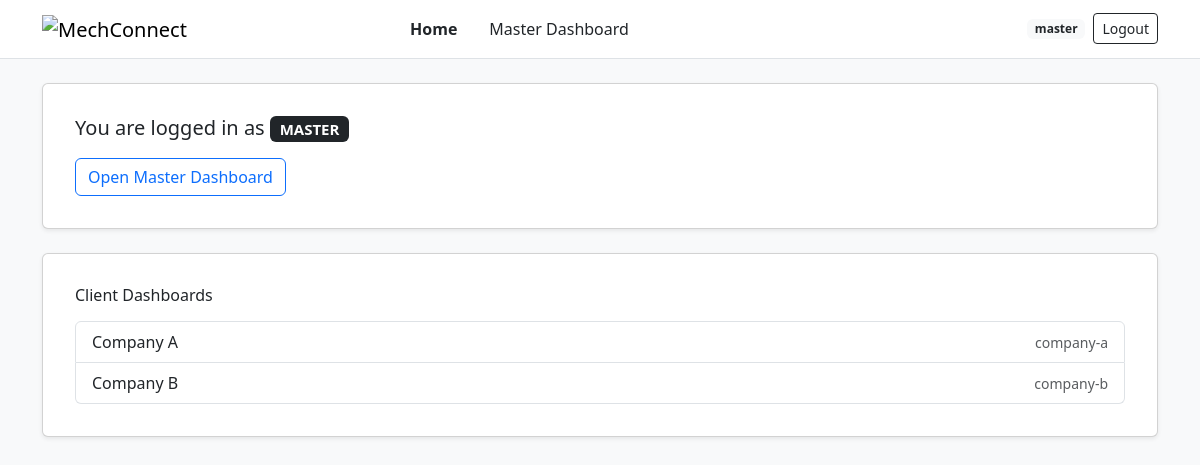
The page / (signed in) on the database as committed earlier.
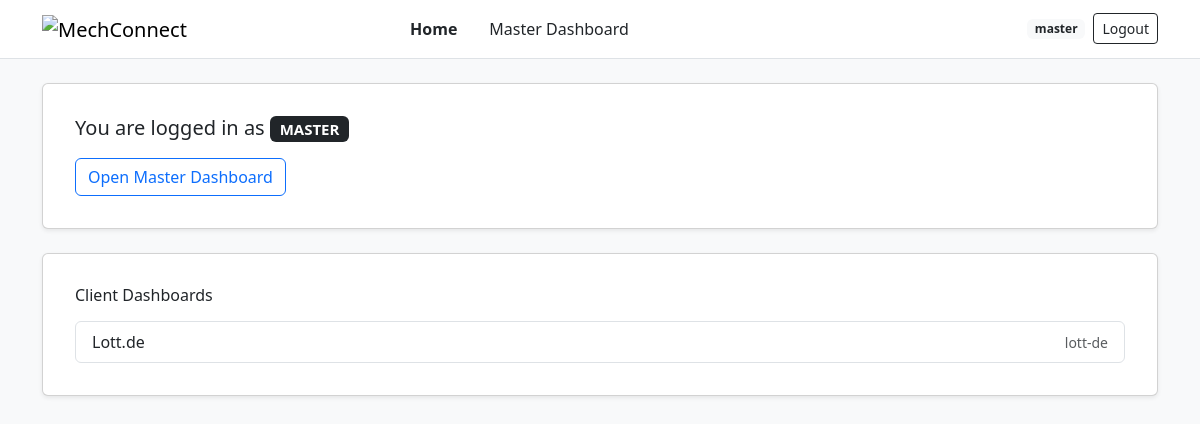
The same page on the database as committed later.
### dashboard/models.py (models this page shows, shortened)
class User(AbstractUser):
    ROLE_CHOICES = (("MASTER","MASTER"), ("CLIENT","CLIENT"))
    role = models.CharField(max_length=10, choices=ROLE_CHOICES, default="CLIENT")
    organization = models.ForeignKey(Organization, null=True, blank=True, on_delete=models.SET_NULL)
    def is_master(self):
        return self.role == "MASTER" or self.is_superuser  # or add: or self.is_staff

class Organization(models.Model):
    name = models.CharField(max_length=120)
    slug = models.SlugField(unique=True)

### dashboard/views.py (the view)
# urls.py: path("", home, name="home"),   # <-- add home at root
def home(request):
    user = request.user
    context = {"is_authenticated": user.is_authenticated,
               "is_master": False, "orgs": [], "client_org": None}
    if user.is_authenticated:
        if hasattr(user, "is_master") and user.is_master():
            context["is_master"] = True
            context["orgs"] = list(Organization.objects.all().order_by("name"))
        else:
            context["client_org"] = user.organization
    return render(request, "home.html", context)

### dashboard/templates/home.html (shortened to what this page needs)
{% extends "base.html" %}
{% block content %}
{% if not is_authenticated %}
  <div class="row justify-content-center">
    <div class="col-12 col-md-8 col-lg-6">
      <div class="card shadow-sm">
        <div class="card-body text-center">
          <h1 class="h4 mb-3">Welcome</h1>
          <p class="text-muted mb-4">
            Please sign in to access your dashboard.
          </p>
          <a class="btn btn-primary" href="{% url 'login' %}">Login</a>
        </div>
      </div>
    </div>
  </div>
{% else %}
  {% if is_master %}
    <div class="card shadow-sm mb-4">
      <div class="card-body">
        <h2 class="h5 mb-3">You are logged in as <span class="badge bg-dark">MASTER</span></h2>
        <div class="d-flex gap-2 flex-wrap">
          <a class="btn btn-outline-primary" href="{% url 'master_dashboard' %}">Open Master Dashboard</a>
        </div>
      </div>
    </div>
    <div class="card shadow-sm">
      <div class="card-body">
        <h3 class="h6 mb-3">Client Dashboards</h3>
        {% if orgs %}
          <div class="list-group">
            {% for o in orgs %}
              <a class="list-group-item list-group-item-action d-flex justify-content-between align-items-center"
                 href="{% url 'client_dashboard' org_slug=o.slug %}">
                <span>{{ o.name }}</span>
                <span class="text-muted small">{{ o.slug }}</span>
              </a>
            {% endfor %}
          </div>
        {% else %}
          <div class="alert alert-secondary mb-0">No organizations found.</div>
        {% endif %}
      </div>
    </div>
  {% endif %}
{% endif %}
{% endblock %}

### dashboard/templates/base.html (shortened to what this page needs)
{% load static %}
<!DOCTYPE html>
<html>
  <head>
    <link
      href="https://cdn.jsdelivr.net/npm/bootstrap@5.3.8/dist/css/bootstrap.min.css"
      rel="stylesheet"
    />
  </head>
  <body class="bg-light">
    <nav class="navbar navbar-light bg-white border-bottom">
      <div class="container d-flex align-items-center">
        <a class="navbar-brand me-3" href="{% url 'home' %}">
          <img
            src="https://mechconnect.de/logo.svg"
            alt="MechConnect"
            height="28"
          />
        </a>
        <ul class="nav mx-auto">
          <li class="nav-item">
            <a class="nav-link fw-semibold text-dark" href="{% url 'home' %}">Home</a>
          </li>
          {% if user.is_authenticated %} {% if user.is_master %}
          <li class="nav-item">
            <a class="nav-link text-dark" href="{% url 'master_dashboard' %}"
              >Master Dashboard</a
            >
          </li>
          {% endif %} {% endif %}
        </ul>
        <div class="d-flex align-items-center ms-auto">
          {% if user.is_authenticated %}
          <span class="badge text-bg-light text-dark me-2"
            >{{ user.username }}</span
          >
          <form action="{% url 'logout' %}" method="post" class="mb-0">
            <button type="submit" class="btn btn-outline-dark btn-sm">
              Logout
            </button>
          </form>
          {% else %}
          <a class="btn btn-outline-dark btn-sm" href="{% url 'login' %}"
            >Login</a
          >
          {% endif %}
        </div>
      </div>
    </nav>
    <main class="container my-4">{% block content %}{% endblock %}</main>
  </body>
</html>

### dashboard/templates/base.html (style rules this page uses)
body { font-family: system-ui, Segoe UI, Roboto, Arial, sans-serif; margin: 0; background: #0b0f14; color: #e8eef5; }
a { color: #93c5fd; text-decoration: none; }
.card { background: #0f1720; border: 1px solid #1f2937; border-radius: 12px; padding: 16px; margin-bottom: 16px; }
select, button, input { background: #0b1220; color: #e8eef5; border: 1px solid #334155; border-radius: 8px; padding: 8px; }

Rows that differ between the two databases and show on the page:
removed Organization: name "Company A", slug "company-a"
removed Organization: name "Company B", slug "company-b"
added Organization: name "Lott.de", slug "lott-de"
